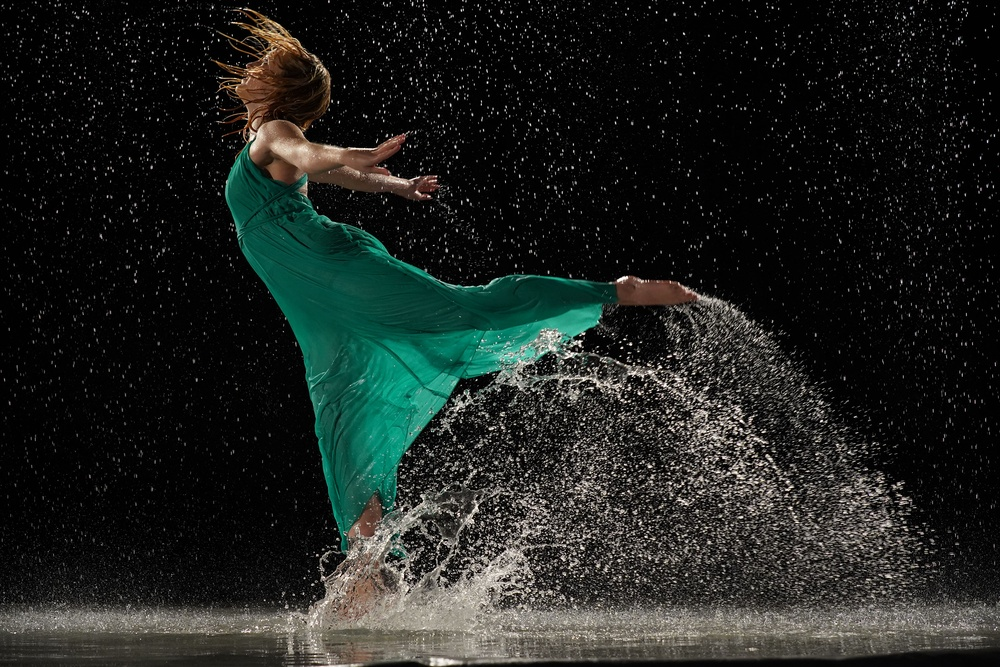
%> input picture matlab_files/mulher.jpg, 1000 x 667 px, shrunk from 3000 x 2000 before the run
$ octave brightness.m   (GNU Octave 9; MATLAB toolbox functions it lacks are replaced by stand-ins)
%> lines starting %> are read from the running program, lines starting %| are printed output that depends on the picture
% Controle de brilho em imagens RGB

img = imread('mulher.jpg'); %le a imagem
%> img is the input picture: size 667x1000x3 uint8; mean R, G, B 31.1, 35.7, 32.4


% --------- BRILHO ADITIVO ----------

% Para adicionar brilho aditivo em uma imagem,
% basta somar um valor a cada banda da imagem.
n = 100; % valor do brilho a ser somado.

% Extrai as bandas individuais
red_channel = img( :, :, 1);
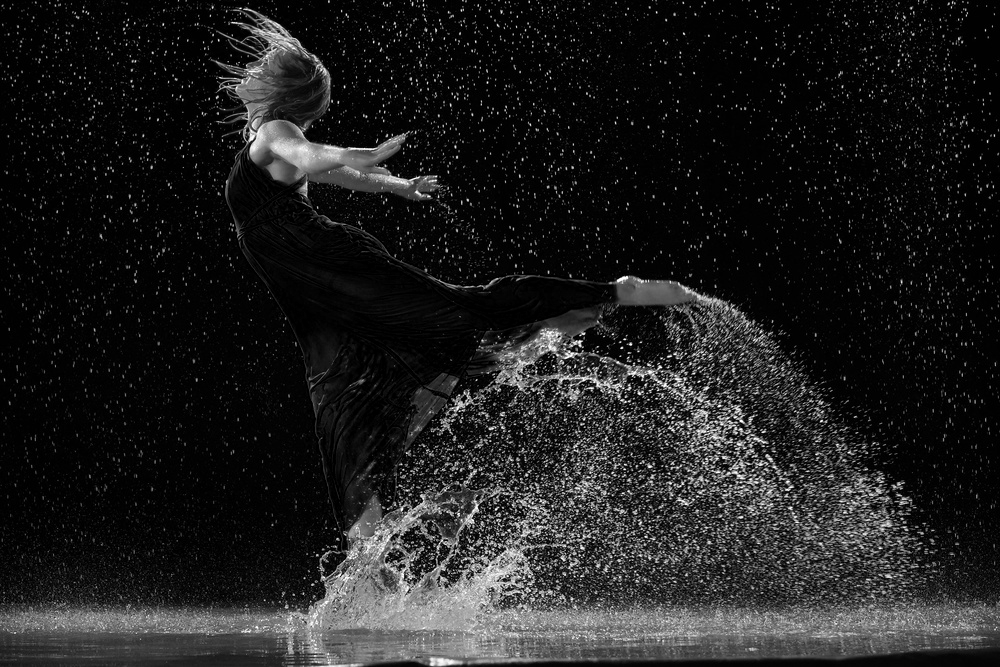
%> red_channel: size 667x1000 uint8; min 0, max 255, mean 31.1
green_channel = img( :, :, 2);
blue_channel = img( :, :, 3);
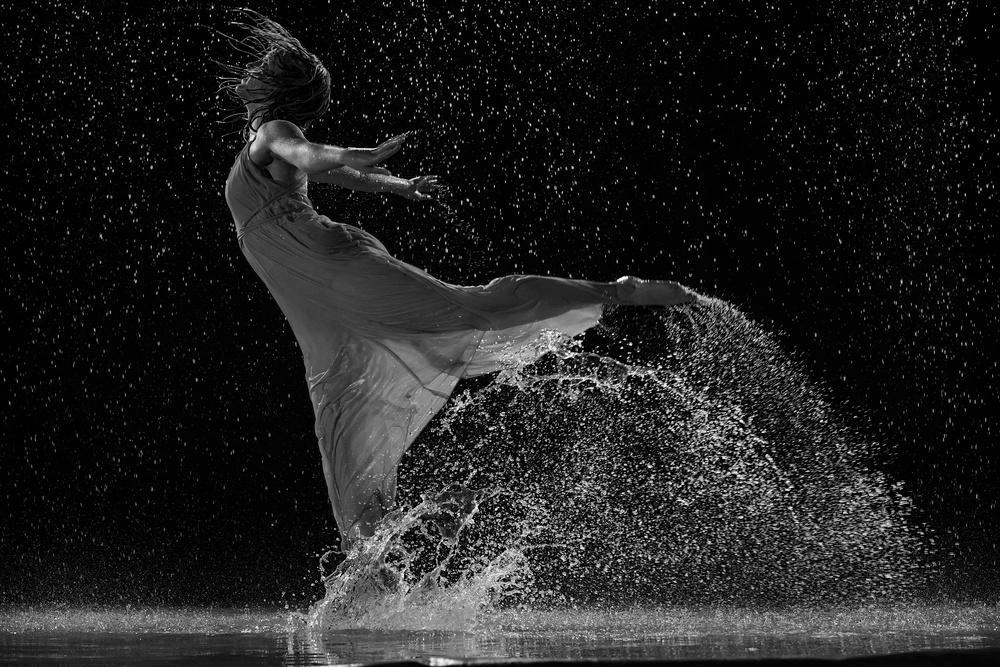
%> blue_channel: size 667x1000 uint8; min 0, max 255, mean 32.4

% Soma o valor N de brilho aos Canais
red_bright = red_channel + n;
green_bright = green_channel + n;
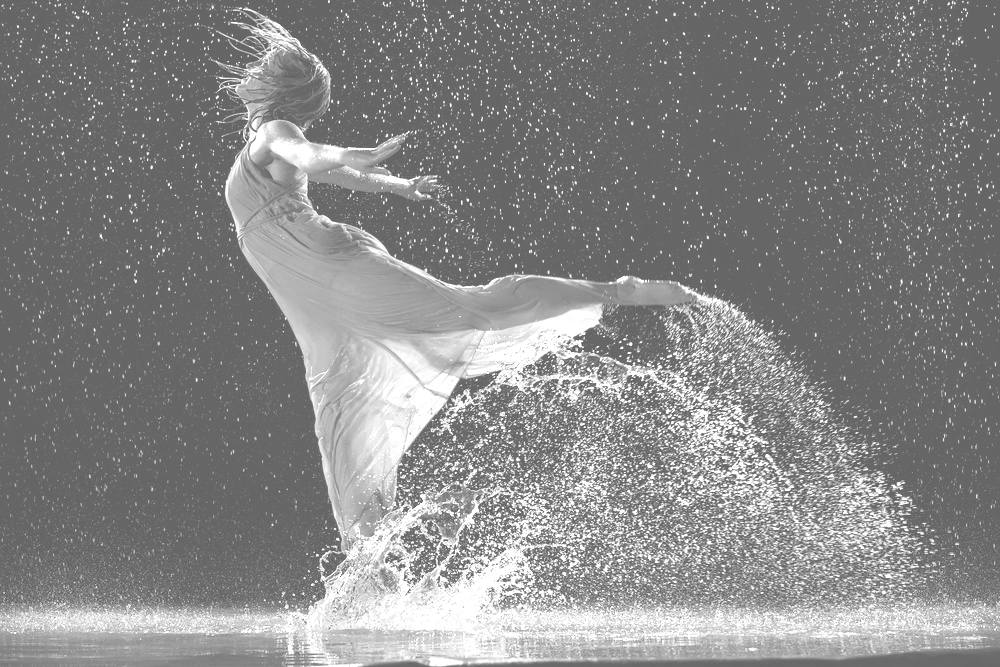
%> green_bright: size 667x1000 uint8; min 100, max 255, mean 134.8
blue_bright = blue_channel + n;

image_final_1 = cat(3, red_bright, green_bright, blue_bright); %Soma as 3 bandas em uma imagem final
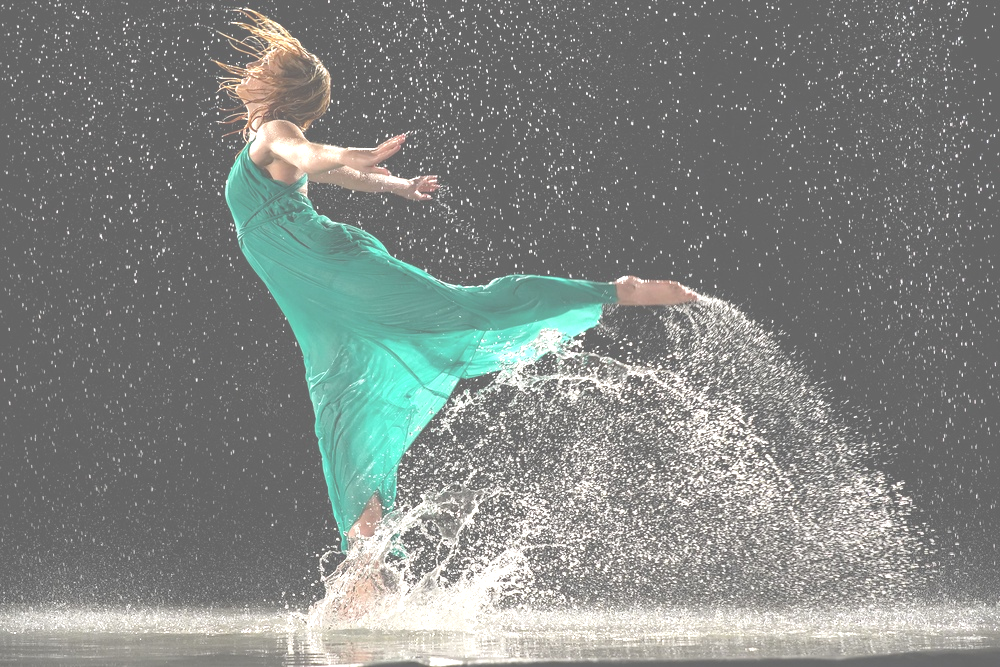
%> image_final_1: size 667x1000x3 uint8; mean R, G, B 130.1, 134.8, 131.8

imshow(image_final_1); % Exibe o resultado do brilho aditivo


% --------- BRILHO MULTIPLICATIVO ----------
% Para adicionar brilho multiplicativo em uma imagem,
% basta multiplicar um valor real a cada banda da imagem.

m = 5.0; % valor real de brilho a ser multiplicado

% Extrai as bandas individuais
red_channel_2 = img( :, :, 1);
green_channel_2 = img( :, :, 2);
blue_channel_2 = img( :, :, 3);

% Multiplica o valor M de brilho aos Canais
red_bright_2 = red_channel * n;
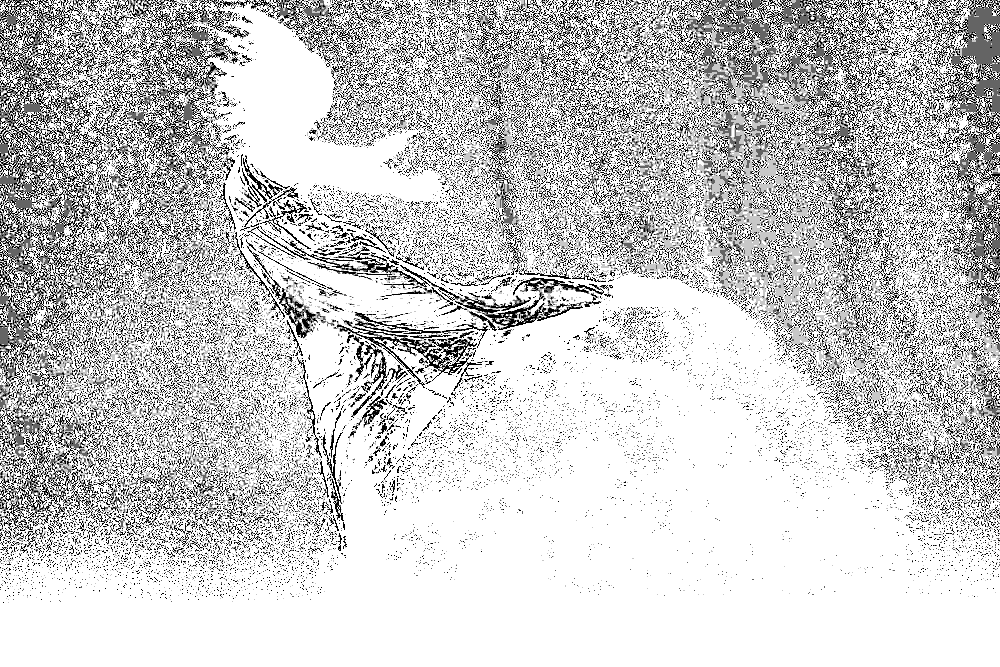
%> red_bright_2: size 667x1000 uint8; min 0, max 255, mean 200.4
green_bright_2 = green_channel * n;
blue_bright_2 = blue_channel * n;
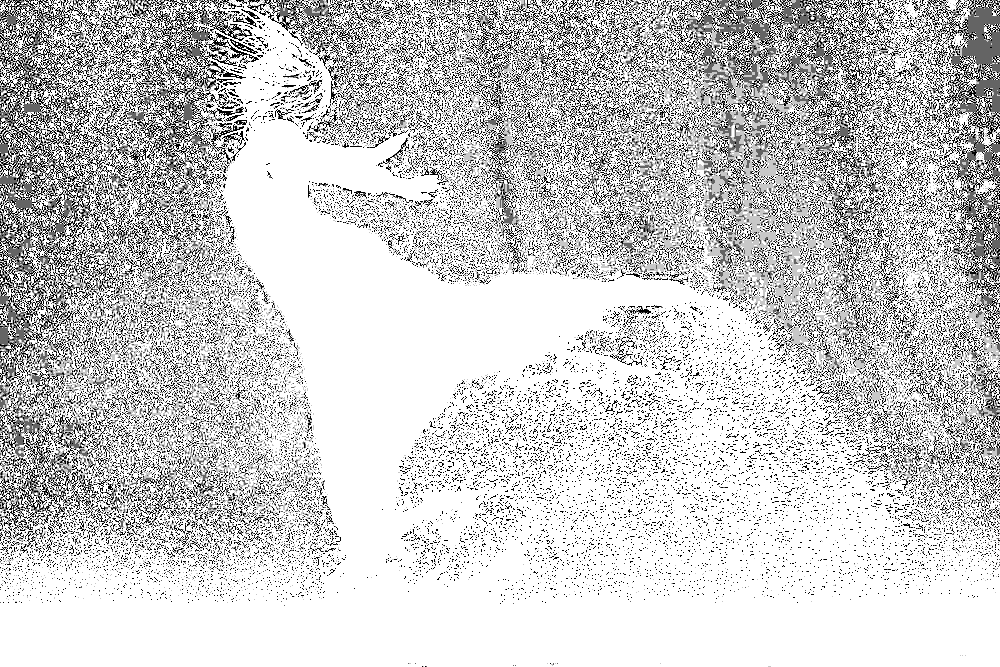
%> blue_bright_2: size 667x1000 uint8; min 0, max 255, mean 201.1

image_final_2 = cat(3, red_bright_2, green_bright_2, blue_bright_2); %Soma as 3 bandas em uma imagem final
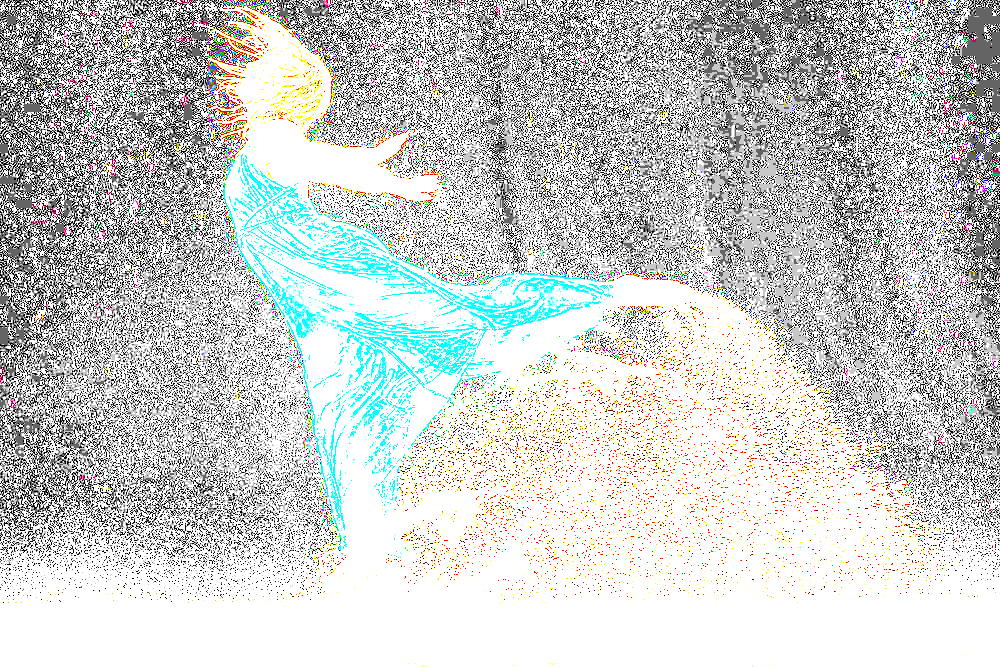
%> image_final_2: size 667x1000x3 uint8; mean R, G, B 200.4, 203.3, 201.1

imshow(image_final_2); % Exibe a imagem final

$ run again, with matlab_files/tigre.png saved as matlab_files/mulher.jpg
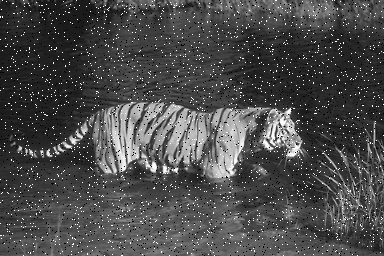
%> input picture matlab_files/tigre.png, 384 x 256 px
%> img is the input picture: size 256x384x3 uint8; min 0, max 255, mean 74.9
%> `red_bright = red_channel + n;`:
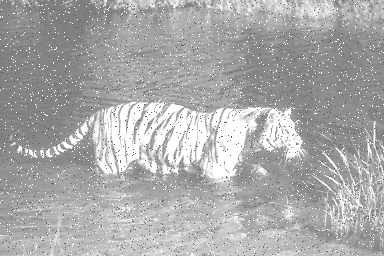
%> red_bright: size 256x384 uint8; min 100, max 255, mean 170.2
%> `red_bright_2 = red_channel * n;`:
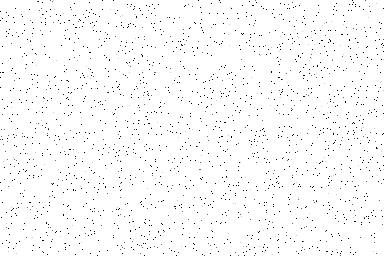
%> red_bright_2: size 256x384 uint8; min 0, max 255, mean 250.3
